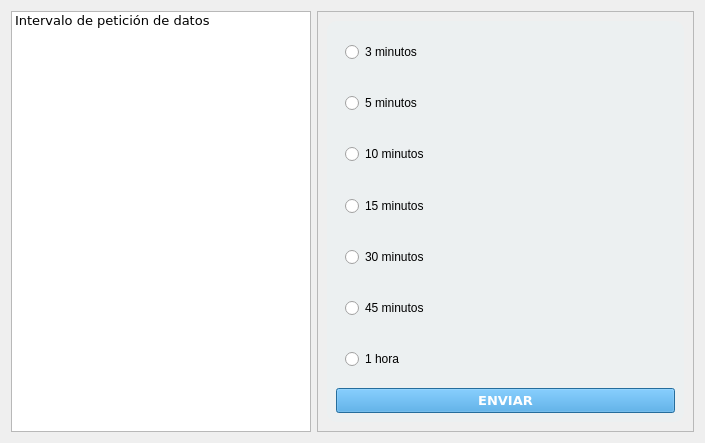
<?xml version="1.0" encoding="UTF-8"?>
<ui version="4.0">
 <class>Form</class>
 <widget class="QWidget" name="Form">
  <property name="geometry">
   <rect>
    <x>0</x>
    <y>0</y>
    <width>705</width>
    <height>443</height>
   </rect>
  </property>
  <property name="windowTitle">
   <string>Form</string>
  </property>
  <property name="styleSheet">
   <string notr="true">QPushButton:enabled{
background-color: #3498db;
color: rgb(255, 255, 255);
}

QPushButton:disabled{
background-color: #adc1ce;
color: rgb(255, 255, 255);
}

QFrame[state=&quot;on&quot;]{
	font-size: 28pt;
	color: black;
	background-color: #3498db;
	border-radius: 15px;
}

QFrame[state=&quot;off&quot;]{
	font-size: 14pt;
	color: #7f8f98;
	background-color: #cbe3f2;
	boder: 5px solid #64D6EE;
	border-radius: 15px;
}</string>
  </property>
  <layout class="QHBoxLayout" name="horizontalLayout">
   <item>
    <widget class="QListWidget" name="listWidget">
     <property name="sizePolicy">
      <sizepolicy hsizetype="Preferred" vsizetype="Expanding">
       <horstretch>0</horstretch>
       <verstretch>0</verstretch>
      </sizepolicy>
     </property>
     <property name="minimumSize">
      <size>
       <width>300</width>
       <height>0</height>
      </size>
     </property>
     <property name="font">
      <font>
       <family>Verdana</family>
       <pointsize>10</pointsize>
      </font>
     </property>
     <item>
      <property name="text">
       <string>Intervalo de petición de datos</string>
      </property>
     </item>
    </widget>
   </item>
   <item>
    <widget class="QScrollArea" name="scrollArea">
     <property name="styleSheet">
      <string notr="true"/>
     </property>
     <property name="widgetResizable">
      <bool>true</bool>
     </property>
     <widget class="QWidget" name="scrollAreaWidgetContents">
      <property name="geometry">
       <rect>
        <x>0</x>
        <y>0</y>
        <width>374</width>
        <height>419</height>
       </rect>
      </property>
      <layout class="QVBoxLayout" name="verticalLayout">
       <item>
        <widget class="QFrame" name="frame_7">
         <property name="styleSheet">
          <string notr="true">QFrame{
	background-color: #ecf0f1;
	border-radius: 10px;
}</string>
         </property>
         <layout class="QVBoxLayout" name="verticalLayout_9">
          <item>
           <widget class="QFrame" name="frame">
            <layout class="QVBoxLayout" name="verticalLayout_2">
             <item>
              <widget class="QRadioButton" name="radioButton">
               <property name="text">
                <string>3 minutos</string>
               </property>
              </widget>
             </item>
            </layout>
           </widget>
          </item>
          <item>
           <widget class="QWidget" name="widget" native="true">
            <layout class="QVBoxLayout" name="verticalLayout_3">
             <item>
              <widget class="QRadioButton" name="radioButton_2">
               <property name="styleSheet">
                <string notr="true"/>
               </property>
               <property name="text">
                <string>5 minutos</string>
               </property>
              </widget>
             </item>
            </layout>
           </widget>
          </item>
          <item>
           <widget class="QWidget" name="widget_2" native="true">
            <layout class="QVBoxLayout" name="verticalLayout_4">
             <item>
              <widget class="QRadioButton" name="radioButton_3">
               <property name="text">
                <string>10 minutos</string>
               </property>
              </widget>
             </item>
            </layout>
           </widget>
          </item>
          <item>
           <widget class="QWidget" name="widget_3" native="true">
            <layout class="QVBoxLayout" name="verticalLayout_5">
             <item>
              <widget class="QRadioButton" name="radioButton_4">
               <property name="text">
                <string>15 minutos</string>
               </property>
              </widget>
             </item>
            </layout>
           </widget>
          </item>
          <item>
           <widget class="QWidget" name="widget_4" native="true">
            <layout class="QVBoxLayout" name="verticalLayout_6">
             <item>
              <widget class="QRadioButton" name="radioButton_5">
               <property name="text">
                <string>30 minutos</string>
               </property>
              </widget>
             </item>
            </layout>
           </widget>
          </item>
          <item>
           <widget class="QWidget" name="widget_5" native="true">
            <layout class="QVBoxLayout" name="verticalLayout_7">
             <item>
              <widget class="QRadioButton" name="radioButton_6">
               <property name="text">
                <string>45 minutos</string>
               </property>
              </widget>
             </item>
            </layout>
           </widget>
          </item>
          <item>
           <widget class="QWidget" name="widget_6" native="true">
            <layout class="QVBoxLayout" name="verticalLayout_8">
             <item>
              <widget class="QRadioButton" name="radioButton_7">
               <property name="text">
                <string>1 hora</string>
               </property>
              </widget>
             </item>
            </layout>
           </widget>
          </item>
          <item>
           <widget class="QPushButton" name="pushButton">
            <property name="font">
             <font>
              <family>Verdana</family>
              <pointsize>10</pointsize>
              <weight>75</weight>
              <bold>true</bold>
             </font>
            </property>
            <property name="text">
             <string>ENVIAR</string>
            </property>
           </widget>
          </item>
         </layout>
        </widget>
       </item>
      </layout>
     </widget>
    </widget>
   </item>
  </layout>
 </widget>
 <resources/>
 <connections/>
</ui>
